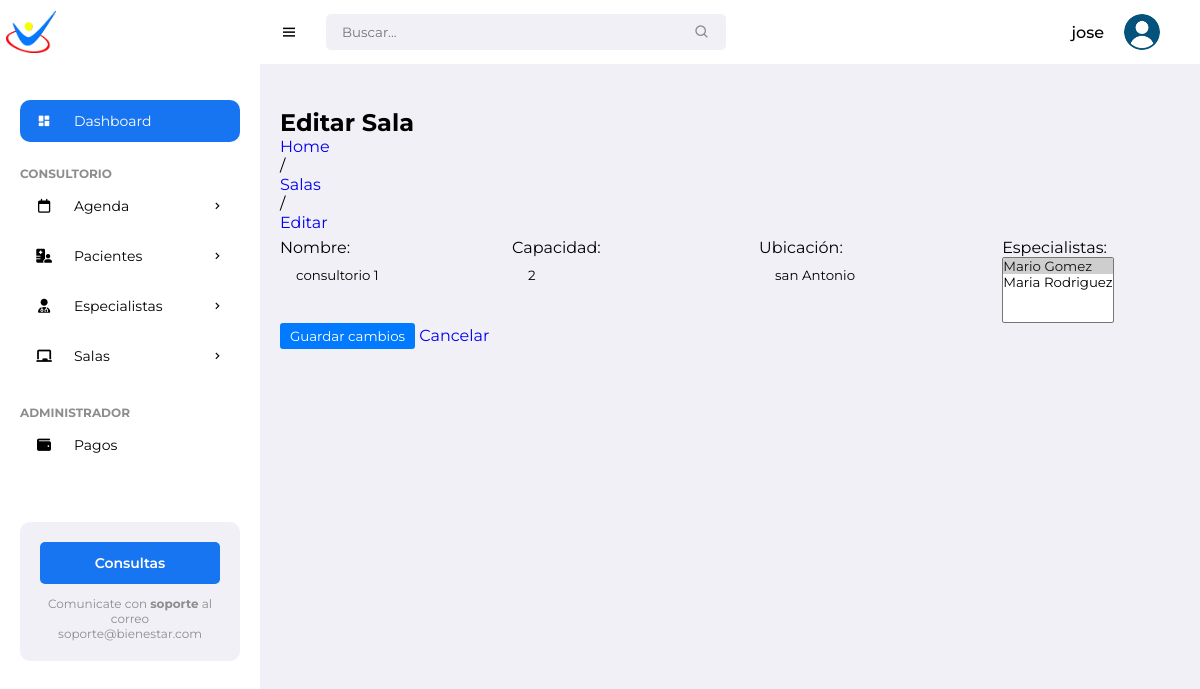
Page /rooms/1/edit/ (signed in) on the earlier database version.
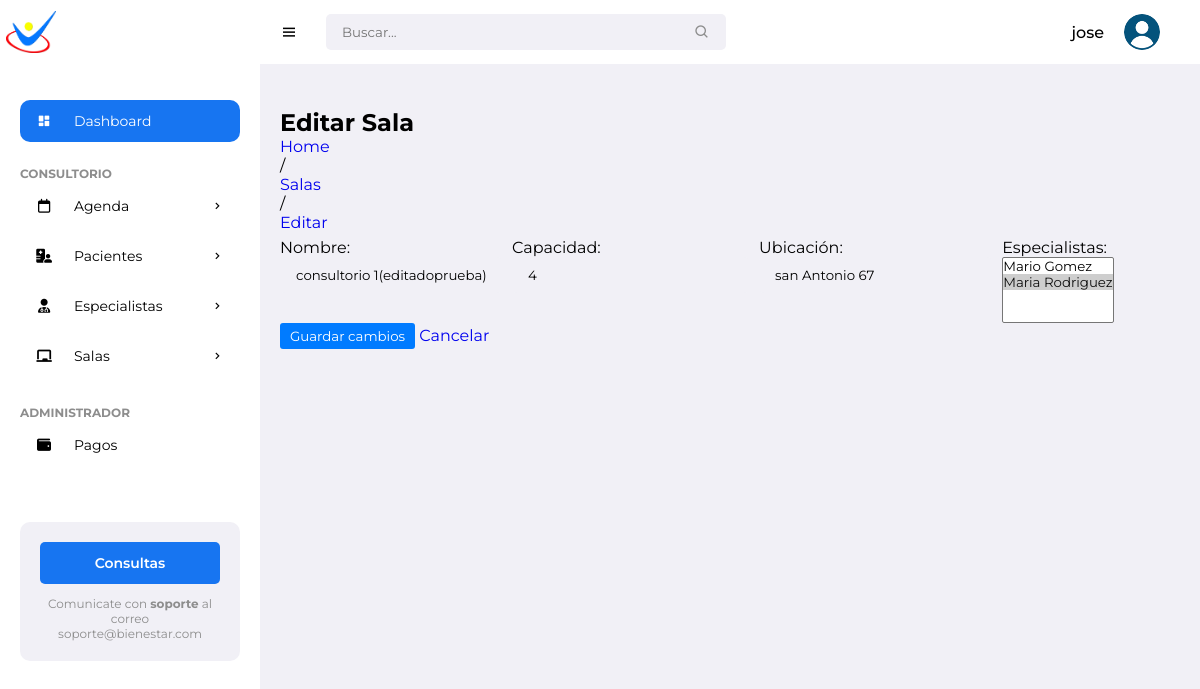
Same page on the later database version.
### pacientes/models.py (models this page shows, shortened)
class Room(models.Model):
    name = models.CharField(max_length=100)
    capacity = models.IntegerField()
    location = models.CharField(max_length=100)
    specialists = models.ManyToManyField(Specialist, related_name='rooms')

class Specialist(models.Model):
    name = models.CharField(max_length=100)
    surname = models.CharField(max_length=100)
    specialty = models.CharField(max_length=100)
    email = models.EmailField()
    phone = models.CharField(max_length=20)
    def __str__(self):
        return f"{self.name} {self.surname}"

### pacientes/views.py (the view)
# urls.py: path('rooms/<int:room_id>/edit/', views.edit_room, name='edit_room'),
@login_required
def edit_room(request, room_id):
    room = get_object_or_404(Room, pk=room_id)
    if request.method == 'POST':
        form = RoomForm(request.POST, instance=room)
        if form.is_valid():
            form.save()
            return redirect('room_list')
    else:
        form = RoomForm(instance=room)
    return render(request, 'pacientes/edit_room.html', {'form': form, 'room': room})

### pacientes/forms.py
class RoomForm(forms.ModelForm):
    class Meta:
        model = Room
        fields = ['name', 'capacity', 'location', 'specialists']
        labels = {
            'name': 'Nombre',
            'capacity': 'Capacidad',
            'location': 'Ubicación',
            'specialists': 'Especialistas'
        }

### pacientes/templates/pacientes/edit_room.html (shortened to what this page needs)
{% extends 'pacientes/base.html' %}
{% block content %}
<h1>Editar Sala</h1>
<ul>
    <li><a href="{% url 'patient_list' %}">Home</a></li>
    <li>/</li>
    <li><a href="{% url 'room_list' %}">Salas</a></li>
    <li>/</li>
    <li><a href="#" class="active">Editar</a></li>
</ul>
<div>
    <form method="POST">
        <div class="form-group">
            {{ form.as_p }}
        </div>
        <div>
            <button type="submit">Guardar cambios</button>
            <a href="{% url 'room_list' %}">Cancelar</a>
        </div>
    </form>
</div>
{% endblock %}

Differences in the rows shown:
changed Room: name "consultorio 1" → "consultorio 1(editadoprueba)"; capacity "2" → "4"; location "san Antonio" → "san Antonio 67"
Other differences:
form field specialists: "Mario Gomez ☑ / Maria Rodriguez" → "Mario Gomez / Maria Rodriguez ☑"
